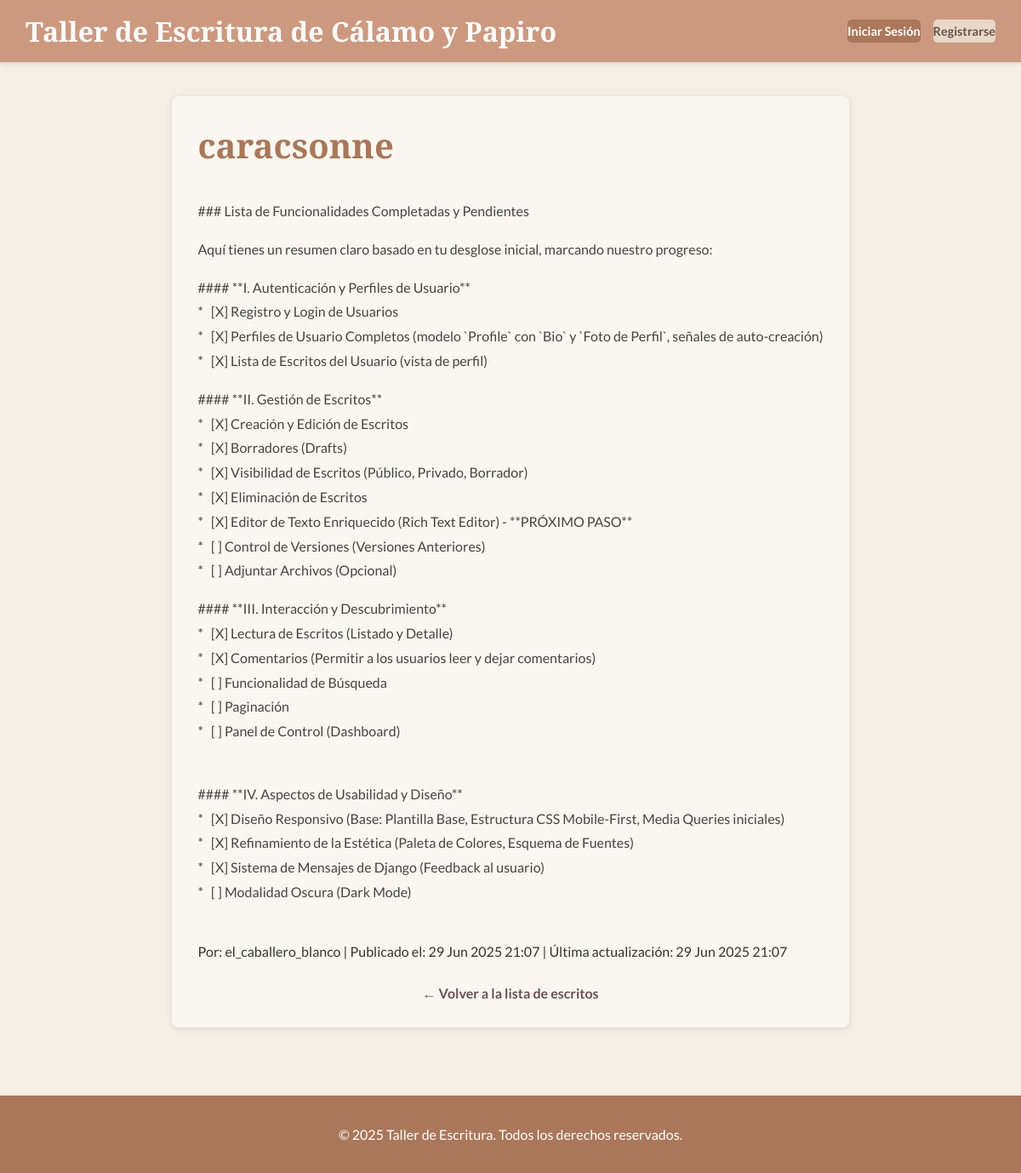
The app's page /escritura/7/ with its own data.
### escritura/models.py (models this page shows, shortened)
class Escrito(models.Model):
    ESTADO_CHOICES = [
        ('BORRADOR', 'Borrador'),
        ('PRIVADO', 'Privado'),
        ('PUBLICO', 'Público'),
    ]
    autor = models.ForeignKey(User, on_delete=models.CASCADE, related_name='escritos')
    titulo = models.CharField(max_length=200)
    contenido = RichTextUploadingField() # MODIFICADO: Usa RichTextUploadingField para permitir subir archivos
    fecha_creacion = models.DateTimeField(auto_now_add=True)
    fecha_actualizacion = models.DateTimeField(auto_now=True)
    estado = models.CharField(max_length=10, choices=ESTADO_CHOICES, default='BORRADOR')
    class Meta:
        ordering = ['-fecha_creacion']
        verbose_name = "Escrito"
        verbose_name_plural = "Escritos"

### escritura/views.py (the view)
# urls.py: path('<int:pk>/', views.DetalleEscrito.as_view(), name='detalle_escrito'),
class DetalleEscrito(DetailView):
    model = Escrito  # Le decimos a DetailView qué modelo debe usar.
    template_name = 'escritura/detalle_escrito.html' # Ruta a la plantilla para mostrar el detalle.
    context_object_name = 'escrito' # Nombre de la variable que contendrá el objeto en la plantilla.
    def get_queryset(self):
        return Escrito.objects.filter(estado='PUBLICO')

### escritura/templates/escritura/detalle_escrito.html (shortened to what this page needs)
{% extends 'base.html' %}
{% block content %}
    <div class="header-section">
        <h1 class="page-title">{{ escrito.titulo }}</h1>
    </div>
    <div class="content">
        {{ escrito.contenido|safe }}
    </div>
    <p class="meta-info">
        Por: {{ escrito.autor.username }} |
        Publicado el: {{ escrito.fecha_creacion|date:"d M Y H:i" }} |
        Última actualización: {{ escrito.fecha_actualizacion|date:"d M Y H:i" }}
    </p>
    <a href="{% url 'escritura:lista_escritos' %}" class="back-link">← Volver a la lista de escritos</a>
{% endblock %}

### static/css/main.css (style rules this page uses)
body { font-family: 'Lato', sans-serif; margin: 0; background-color: #F5EFE6; color: #333333; display: flex; flex-direction: column; min-height: 100vh; }
h1, h2, h3, h4, h5, h6 { font-family: 'Playfair Display', serif; color: #AA775A; margin-top: 0; margin-bottom: 20px; }
a { color: #6B4F4F; text-decoration: none; }
.header-section { display: flex; flex-wrap: wrap; justify-content: space-between; align-items: center; margin-bottom: 10px; }
.header-section h1 { flex-grow: 1; margin-right: 10px; font-family: 'Playfair Display', serif; }
.content { line-height: 1.8; color: #444444; font-family: 'Lato', sans-serif; }
.content p { margin-bottom: 1em; }
.back-link { display: block; margin-top: 30px; text-align: center; text-decoration: none; color: #6B4F4F; font-weight: bold; font-family: 'Lato', sans-serif; }
@media (min-width: 992px) { h1 { font-size: 2.5em; } }

### records on screen
Escrito: titulo "caracsonne", contenido "### Lista de Funcionalidades Completadas y Pendientes Aquí tienes un resumen claro basado en tu desglose inicial, marcando nuestro progreso: #### **I. Autenticación y Perfiles de Usuario** * [X] Registro y Login de Usuarios * [X] Perfiles de Usuario Completos (modelo `Profile` con `Bio` y `Foto de Perfil`, señales de auto-creación) * [X] Lista de Escritos del Usuario (vista de perfil) #### **II. Gestión de Escritos** * [X] Creación y Edición de Escritos * [X] Borradores (Drafts) * [X] Visibilidad de Escritos (Público, Privado, Borrador) * [X] Eliminación de Escritos * [X] Editor de Texto Enriquecido (Rich Text Editor) - **PRÓXIMO PASO** * [ ] Control de Versiones (Versiones Anteriores) * […", autor.username "el_caballero_blanco", fecha_creacion "29 Jun 2025 21:07", fecha_actualizacion "29 Jun 2025 21:07"
